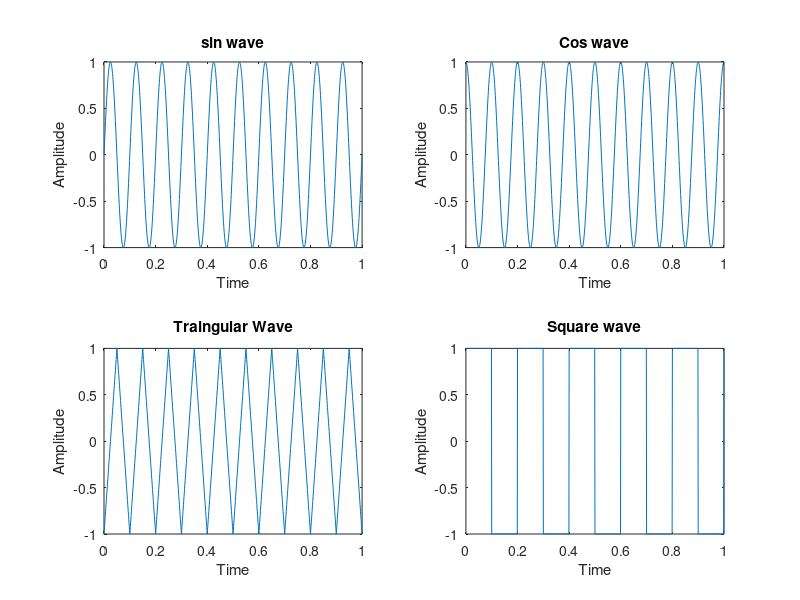

MATLAB code to generate this figure:
x=0:0.001:1
y= sin(2*pi*10*x)
subplot(2,2,1)
plot(x,y)
title("sin wave")
xlabel("Time")
ylabel("Amplitude")
w=0:0.001:1
z=cos(2*pi*10*x)
subplot(2,2,2)
plot(w,z)
title("Cos wave")
xlabel("Time")
ylabel("Amplitude")
L=0:0.001:1
K=sawtooth(2*pi*10*x,0.5)
subplot(2,2,3)
plot(L,K)
title("Traingular Wave")
xlabel("Time")
ylabel("Amplitude")
C=0:0.001:1
B = 1*square(2*pi*5*C)
subplot(2,2,4)
plot(C, B)
title("Square wave")
xlabel("Time")
ylabel("Amplitude")